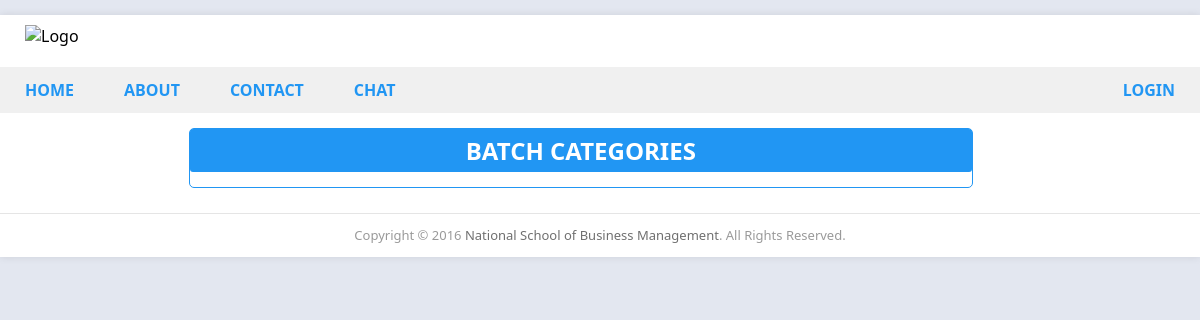
The page /category.php?id=1 on the database as committed earlier.
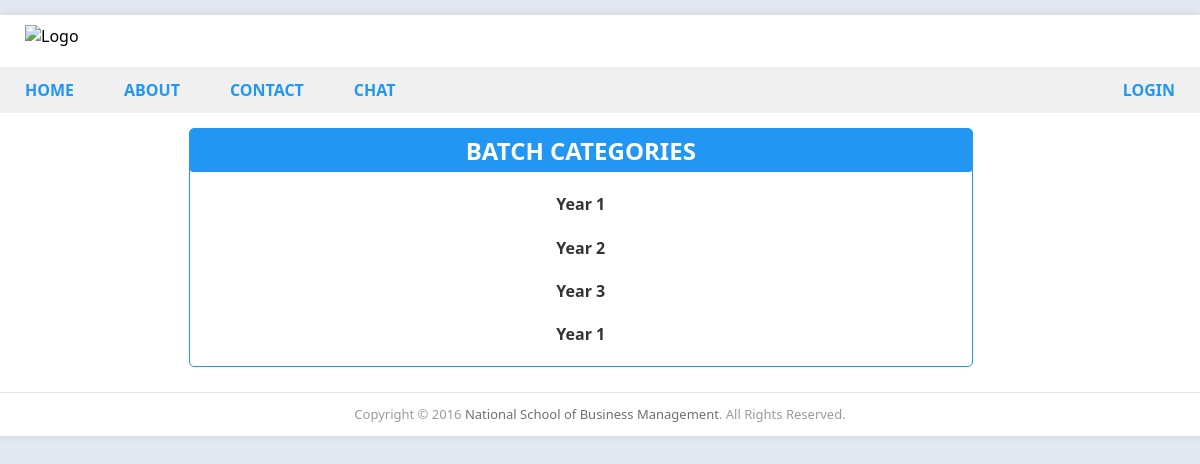
The same page on the database as committed later.
### tables this page shows
CREATE TABLE `batch` (
  `id` int(11) NOT NULL,
  `course_id` int(11) NOT NULL,
  `name` varchar(250) NOT NULL,
  `start_date` datetime NOT NULL DEFAULT CURRENT_TIMESTAMP
);

### classes/User.php (called while the page is built, shortened)
<?php
class User
{
	private $_db,
			$_data,
			$_sessionName,
			$_cookieName,
			$_isLoggedIn;
	public function isLoggedIn() {
		return $this->_isLoggedIn;
	}
}

### classes/Config.php (called while the page is built)
<?php
class Config {
  public static function get($path = null) {
    if ($path) {
      $config = $GLOBALS['config'];
      $path = explode('/', $path);
      foreach ($path as $value) {
        if(isset($config[$value])){
          $config = $config[$value];
        }
      }
      return $config;
    }
  }
}

### classes/DB.php (called while the page is built, shortened)
<?php
class DB
{
  private static $_instance = null;
  private $_pdo,
          $_query,
          $_error = false,
          $_results,
          $_resultslimit,
          $_count = 0;
  function __construct()
  {
    try {
      $this->_pdo = new PDO('mysql:host=' . Config::get('mysql/host') . ';dbname=' . Config::get('mysql/db'), Config::get('mysql/username'), Config::get('mysql/password'));
    } catch (PDOException $e) {
      die($e->getMessage());
    }
  }
  public static function getInstance() {
    if (!isset(self::$_instance)) {
      self::$_instance = new self();
    }
    return self::$_instance;
  }
  public function query($sql, $params = array()) {
    $this->_error = false;
    if ($this->_query = $this->_pdo->prepare($sql)) {
      $i = 1;
      if (count($params)) {
        foreach ($params as $param) {
          $this->_query->bindValue($i, $param);
          $i++;
        }
      }
      if($this->_query->execute()) {
          $this->_results = $this->_query->fetchAll(PDO::FETCH_OBJ);
      }else {
        $this->_error = true;
      }
    }
    return $this;
  }
  private function action($action, $table, $where = array()) {
    if (count($where) === 3) {
      $operators = array('=', '>', '<', '>=', '<=', 'like', 'in');
      $field  = $where[0];
      $operator = $where[1];
      $value = $where[2];
      if (in_array($operator, $operators)) {
        $sql = "{$action} FROM {$table} WHERE {$field} {$operator} ?";
        if (!$this->query($sql, array($value))->error()) {
          return $this;
        }
      }
    }
    return false;
  }
  public function get($table, $where=array()) {
    return $this->action('SELECT *', $table, $where);
  }
  public function error() {
    return $this->_error;
  }
  public function results() {
    return $this->_results;
  }
}

### core/init.php (called while the page is built, shortened)
<?php
require_once 'includes/functions/func.php';
$db = DB::getInstance();

### classes/Input.php (called while the page is built, shortened)
<?php
class Input
{
	public static function get($item){
		if (isset($_POST[$item])) {
			return $_POST[$item];
		}elseif (isset($_GET[$item])) {
			return $_GET[$item];
		}
		return '';
	}
}

### includes/functions/func.php (called while the page is built)
<?php
function escape($string) {
  return htmlentities($string, ENT_QUOTES, 'UTF-8');
}

### category.php (the view)
<?php require_once 'student/header.php'; ?>
<?php if (isset($_GET['id'])) :
	$id = (int) escape(Input::get('id'));
	$batch = $db->get('batch', ['course_id', '=', $id])->results();
?>
<div class="column column-8 offset-2 main text-center">
 <section class="main border-blue">
 <h2 class="group-title blue-b">Batch Categories</h2>
 	<?php foreach ($batch as $b) : ?>
	<h4><a href="module.php?id=<?php echo $b->id; ?>"><?php echo $b->name; ?></a></h4>
	<?php endforeach; ?>
 </section>
</div>
<?php else : Redirect::to('index.php'); ?>
<?php endif; ?>
<?php require_once 'student/footer.php' ?>

### student/header.php (shortened to what this page needs)
<?php
include_once( dirname(dirname(__FILE__)) .'/classes/Config.php');
require_once 'core/init.php';
?>
<html lang="en">
<head>
  <link rel="stylesheet" href="https://maxcdn.bootstrapcdn.com/font-awesome/4.6.3/css/font-awesome.min.css">
  <link rel="stylesheet" href="<?php echo ROOT . "assets/css/style.css"; ?>">
</head>
<body>
  <div class="container">
      <header>
        <div class="row">
          <div class="column column-8">
            <img src="http://nsbm.lk/img/logos/nsbm-logo.png" alt="Logo" class="logo">
          </div>
        </div>
        <div class="row">
          <nav class="column column-12 navbar">
            <ul>
              <li><a href="index.php">Home</a></li>
              <li><a href="#">About</a></li>
              <li><a href="#">Contact</a></li>
              <li><a href="#">Chat</a></li>
              <?php if ($user->isLoggedIn()) : ?>
                  <li class="right">
                    <a href="logout.php"><i class="fa fa-sign-out" aria-hidden="true"></i></a>
                  </li>
                  <li class="right">
                    <a href="#"><i class="fa fa-user" aria-hidden="true"></i></a>
                  </li>
                  <?php if ($user->hasPermission('admin')): ?>
                    <li class="right">
                      <a href="dashboard.php"><i class="fa fa-cog" aria-hidden="true"></i>
                        ADMIN
                      </a>
                    </li>
                  <?php endif; ?>
                <?php else: ?>
                  <li class="right">
                    <a href="login.php">Login</a>
                  </li>
              <?php endif; ?>
            </ul>
          </nav>
        </div>
      </header>

### student/footer.php (shortened to what this page needs)
	<div class="row">
		<div class="column column-12">
			<footer class="footer text-center">
			<p>Copyright © 2016 <a href="http://nsbm.lk">National School of Business Management</a>. All Rights Reserved.</p>
			</footer>
		</div>
	</div>
 </div>
<body>
</body>
</html>

### assets/css/style.css (style rules this page uses)
html, body { margin: 0; font-family: 'Noto Sans', sans-serif; }
body { background-color: #E3E7F0; }
a { text-decoration: none; }
h4 > a { color: #333; }
.container { background-color: #FFFFFF; width: 100%; margin: 15px auto; max-width : 1300px; box-shadow: 0 0 8px 0 rgba(0, 0, 0, 0.1); }
.main { margin-left: 5px; margin-right: 5px; }
.border-blue { border: 1px solid #2196f3; border-radius: 5px; }
.blue-b { background: #2196f3; color: white; }
.row, .column { box-sizing: border-box; }
.row:before, .row:after { content: " "; display: table; }
.row:after { clear: both; }
.column { position: relative; float: left; display: block; }
.column-8 { width: 66.1333333333%; }
.column-12 { width: 100%; margin-left: 0; }
.offset-2 { margin-left: 15.3333333333%; }
.row { margin-bottom: 10px; }
.row:last-child { margin-bottom: 0; }
.text-center { text-align: center; }
.logo { margin: 10px 25px; }
.navbar { background-color: #f0f0f0; margin-bottom: 15px; }
.navbar ul { padding-left: 0px; margin-left: 0px; margin: 0; }
.navbar ul li { list-style: none; float: left; }
.navbar ul li.right { list-style: none; float: right; }
.navbar ul li a { font-size: 16px; font-weight: 800; text-decoration: none; color: #2196f3; cursor: pointer; display: inline-block; padding: 12px 25px; text-transform: uppercase; }
section { margin-bottom: 25px; }
.group-title { margin-bottom: -5px; margin-top: 0; padding: 5px; border-radius: 3px; text-transform: uppercase; }
.main .group-title { border: 0px; }
h2.group-title { border: solid 2px; margin-bottom: 15px; }
.footer { border-top: 1px solid rgba(0,0,0,.1); padding: 0px 25px; }
.footer p { font-size: 13px; color: rgba(0,0,0,.4); line-height: 1.3em; }
.footer p a { color: #333; text-decoration: none; opacity: 0.7; }

Rows that differ between the two databases and show on the page:
added batch: name "Year 1"
added batch: name "Year 2"
added batch: name "Year 3"
added batch: name "Year 1"
